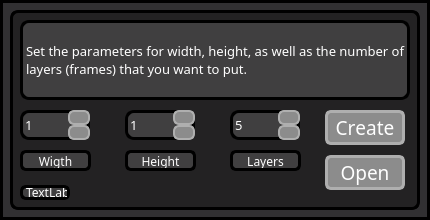
<?xml version="1.0" encoding="UTF-8"?>
<ui version="4.0">
 <class>MainWindow</class>
 <widget class="QMainWindow" name="MainWindow">
  <property name="geometry">
   <rect>
    <x>0</x>
    <y>0</y>
    <width>430</width>
    <height>220</height>
   </rect>
  </property>
  <property name="windowTitle">
   <string>MainWindow</string>
  </property>
  <property name="styleSheet">
   <string notr="true">/*QMainWindow
{
  background : #232223;
  background : rgba(35, 34, 35, 1);
  border-style : Solid;
  border-color : #000000;
  border-color : rgba(0, 0, 0, 1);
  border-width : 3px;
  border-radius : 8px;
  -moz-border-radius : 8px;
  -webkit-border-radius : 8px;
}*/
QMainWindow
{
  background : #313032;
  background : rgba(49, 48, 50, 1);
  border-style : Solid;
  border-color : #000000;
  border-color : rgba(0, 0, 0, 1);
  border-width : 3px;
}
</string>
  </property>
  <widget class="QWidget" name="centralwidget">
   <widget class="QWidget" name="widget" native="true">
    <property name="geometry">
     <rect>
      <x>10</x>
      <y>10</y>
      <width>410</width>
      <height>200</height>
     </rect>
    </property>
    <property name="focusPolicy">
     <enum>Qt::NoFocus</enum>
    </property>
    <property name="styleSheet">
     <string notr="true">QWidget#widget{
  background : #232223;
  background : rgba(35, 34, 35, 1);
  border-style : Solid;
  border-color : #000000;
  border-color : rgba(0, 0, 0, 1);
  border-width : 3px;
  border-radius : 8px;
 background-repeat : no-repeat;
}</string>
    </property>
    <widget class="QLabel" name="label">
     <property name="geometry">
      <rect>
       <x>10</x>
       <y>10</y>
       <width>390</width>
       <height>80</height>
      </rect>
     </property>
     <property name="baseSize">
      <size>
       <width>0</width>
       <height>0</height>
      </size>
     </property>
     <property name="font">
      <font>
       <family>Segoe UI Black</family>
       <pointsize>10</pointsize>
       <kerning>false</kerning>
      </font>
     </property>
     <property name="layoutDirection">
      <enum>Qt::LeftToRight</enum>
     </property>
     <property name="autoFillBackground">
      <bool>false</bool>
     </property>
     <property name="styleSheet">
      <string notr="true">QLabel{
  color:white;
  background : #403F40;
  background : rgba(64, 63, 64, 1);
  border-style : Solid;
  border-color : #000000;
  border-color : rgba(0, 0, 0, 1);
  border-width : 3px;
  border-radius : 9px;
}</string>
     </property>
     <property name="text">
      <string>Set the parameters for width, height, as well as the number of layers (frames) that you want to put.</string>
     </property>
     <property name="scaledContents">
      <bool>false</bool>
     </property>
     <property name="wordWrap">
      <bool>true</bool>
     </property>
     <property name="margin">
      <number>20</number>
     </property>
    </widget>
    <widget class="QPushButton" name="pushButton">
     <property name="geometry">
      <rect>
       <x>315</x>
       <y>100</y>
       <width>80</width>
       <height>35</height>
      </rect>
     </property>
     <property name="font">
      <font>
       <family>Segoe UI Black</family>
       <pointsize>14</pointsize>
       <weight>50</weight>
       <italic>false</italic>
       <bold>false</bold>
       <stylestrategy>PreferDefault</stylestrategy>
       <kerning>false</kerning>
      </font>
     </property>
     <property name="focusPolicy">
      <enum>Qt::StrongFocus</enum>
     </property>
     <property name="autoFillBackground">
      <bool>false</bool>
     </property>
     <property name="styleSheet">
      <string notr="true"> QPushButton {
  color:white;
	  background : #8C8C8C;
  background : rgba(140, 140, 140, 1);
  border-style : Solid;
  border-color : #AFAFAF;
  border-color : rgba(175, 175, 175, 1);
  border-width : 3px;
  border-radius : 6px;
 }

 QPushButton:hover {
	  background : #E19727;
  background : rgba(225, 151, 39, 1);
  border-style : Solid;
  border-color : #E5AA5B;
  border-color : rgba(229, 170, 91, 1);
  border-width : 3px;
  border-radius : 6px;
 }

 QPushButton:pressed {
  background : #F0BD65;
  background : rgba(240, 189, 101, 1);
  border-style : Solid;
  border-color : #F2D39F;
  border-color : rgba(242, 211, 159, 1);
  border-width : 3px;
  border-radius : 6px;
 }</string>
     </property>
     <property name="text">
      <string>Create</string>
     </property>
     <property name="iconSize">
      <size>
       <width>80</width>
       <height>25</height>
      </size>
     </property>
    </widget>
    <widget class="QWidget" name="widget_2" native="true">
     <property name="geometry">
      <rect>
       <x>10</x>
       <y>70</y>
       <width>281</width>
       <height>71</height>
      </rect>
     </property>
     <property name="contextMenuPolicy">
      <enum>Qt::DefaultContextMenu</enum>
     </property>
     <property name="autoFillBackground">
      <bool>false</bool>
     </property>
     <widget class="QSpinBox" name="width">
      <property name="geometry">
       <rect>
        <x>0</x>
        <y>30</y>
        <width>70</width>
        <height>30</height>
       </rect>
      </property>
      <property name="font">
       <font>
        <family>Segoe UI Black</family>
        <pointsize>10</pointsize>
       </font>
      </property>
      <property name="styleSheet">
       <string notr="true"> QSpinBox {
  color:white;
  background : #403F40;
  background : rgba(64, 63, 64, 1);
  border-style : Solid;
  border-color : #000000;
  border-color : rgba(0, 0, 0, 1);
  border-width : 3px;
  border-radius : 9px;
 }

QSpinBox::up-button {
  subcontrol-origin: border;
  subcontrol-position: top right; 
  width: 18px; 
  background : #8C8C8C;
  background : rgba(140, 140, 140, 1);
  border-style : Solid;
  border-color : #AFAFAF;
  border-color : rgba(175, 175, 175, 1);
  border-width : 2px;
  border-radius : 6px;
}

QSpinBox::up-button:hover {
	  background : #E19727;
  background : rgba(225, 151, 39, 1);
  border-style : Solid;
  border-color : #E5AA5B;
  border-color : rgba(229, 170, 91, 1);
  border-width : 2px;
  border-radius : 6px;
 }

QSpinBox::up-button:pressed {
  background : #F0BD65;
  background : rgba(240, 189, 101, 1);
  border-style : Solid;
  border-color : #F2D39F;
  border-color : rgba(242, 211, 159, 1);
  border-width : 2px;
  border-radius : 6px;
 }
 QSpinBox::up-arrow {
     image: url(:/images/plus.png);
     width: 9px;
     height: 9px;
 }
QSpinBox::down-button {
  subcontrol-origin: border;
  subcontrol-position: bottom right;
  width: 18px; 
  background : #8C8C8C;
  background : rgba(140, 140, 140, 1);
  border-style : Solid;
  border-color : #AFAFAF;
  border-color : rgba(175, 175, 175, 1);
  border-width : 2px;
  border-radius : 6px;
}

QSpinBox::down-button:hover {
	  background : #E19727;
  background : rgba(225, 151, 39, 1);
  border-style : Solid;
  border-color : #E5AA5B;
  border-color : rgba(229, 170, 91, 1);
  border-width : 2px;
  border-radius : 6px;
 }

QSpinBox::down-button:pressed {
  background : #F0BD65;
  background : rgba(240, 189, 101, 1);
  border-style : Solid;
  border-color : #F2D39F;
  border-color : rgba(242, 211, 159, 1);
  border-width : 2px;
  border-radius : 6px;
 }
 QSpinBox::down-arrow {
     image: url(:/images/minus.png);
     width: 12px;
     height: 9px;
 }</string>
      </property>
      <property name="minimum">
       <number>1</number>
      </property>
      <property name="value">
       <number>1</number>
      </property>
     </widget>
     <widget class="QSpinBox" name="height">
      <property name="geometry">
       <rect>
        <x>105</x>
        <y>30</y>
        <width>70</width>
        <height>30</height>
       </rect>
      </property>
      <property name="font">
       <font>
        <family>Segoe UI Black</family>
        <pointsize>10</pointsize>
       </font>
      </property>
      <property name="styleSheet">
       <string notr="true"> QSpinBox {
  color:white;
  background : #403F40;
  background : rgba(64, 63, 64, 1);
  border-style : Solid;
  border-color : #000000;
  border-color : rgba(0, 0, 0, 1);
  border-width : 3px;
  border-radius : 9px;
 }

QSpinBox::up-button {
  subcontrol-origin: border;
  subcontrol-position: top right; 
  width: 18px; 
  background : #8C8C8C;
  background : rgba(140, 140, 140, 1);
  border-style : Solid;
  border-color : #AFAFAF;
  border-color : rgba(175, 175, 175, 1);
  border-width : 2px;
  border-radius : 6px;
}

QSpinBox::up-button:hover {
	  background : #E19727;
  background : rgba(225, 151, 39, 1);
  border-style : Solid;
  border-color : #E5AA5B;
  border-color : rgba(229, 170, 91, 1);
  border-width : 2px;
  border-radius : 6px;
 }

QSpinBox::up-button:pressed {
  background : #F0BD65;
  background : rgba(240, 189, 101, 1);
  border-style : Solid;
  border-color : #F2D39F;
  border-color : rgba(242, 211, 159, 1);
  border-width : 2px;
  border-radius : 6px;
 }
 QSpinBox::up-arrow {
     image: url(:/images/plus.png);
     width: 9px;
     height: 9px;
 }
QSpinBox::down-button {
  subcontrol-origin: border;
  subcontrol-position: bottom right;
  width: 18px; 
  background : #8C8C8C;
  background : rgba(140, 140, 140, 1);
  border-style : Solid;
  border-color : #AFAFAF;
  border-color : rgba(175, 175, 175, 1);
  border-width : 2px;
  border-radius : 6px;
}

QSpinBox::down-button:hover {
	  background : #E19727;
  background : rgba(225, 151, 39, 1);
  border-style : Solid;
  border-color : #E5AA5B;
  border-color : rgba(229, 170, 91, 1);
  border-width : 2px;
  border-radius : 6px;
 }

QSpinBox::down-button:pressed {
  background : #F0BD65;
  background : rgba(240, 189, 101, 1);
  border-style : Solid;
  border-color : #F2D39F;
  border-color : rgba(242, 211, 159, 1);
  border-width : 2px;
  border-radius : 6px;
 }
 QSpinBox::down-arrow {
     image: url(:/images/minus.png);
     width: 12px;
     height: 9px;
 }</string>
      </property>
      <property name="minimum">
       <number>1</number>
      </property>
      <property name="value">
       <number>1</number>
      </property>
     </widget>
     <widget class="QSpinBox" name="number_of_layers">
      <property name="geometry">
       <rect>
        <x>210</x>
        <y>30</y>
        <width>70</width>
        <height>30</height>
       </rect>
      </property>
      <property name="font">
       <font>
        <family>Segoe UI Black</family>
        <pointsize>10</pointsize>
       </font>
      </property>
      <property name="styleSheet">
       <string notr="true"> QSpinBox {
  color:white;
  background : #403F40;
  background : rgba(64, 63, 64, 1);
  border-style : Solid;
  border-color : #000000;
  border-color : rgba(0, 0, 0, 1);
  border-width : 3px;
  border-radius : 9px;
 }

QSpinBox::up-button {
  subcontrol-origin: border;
  subcontrol-position: top right; 
  width: 18px; 
  background : #8C8C8C;
  background : rgba(140, 140, 140, 1);
  border-style : Solid;
  border-color : #AFAFAF;
  border-color : rgba(175, 175, 175, 1);
  border-width : 2px;
  border-radius : 6px;
}

QSpinBox::up-button:hover {
	  background : #E19727;
  background : rgba(225, 151, 39, 1);
  border-style : Solid;
  border-color : #E5AA5B;
  border-color : rgba(229, 170, 91, 1);
  border-width : 2px;
  border-radius : 6px;
 }

QSpinBox::up-button:pressed {
  background : #F0BD65;
  background : rgba(240, 189, 101, 1);
  border-style : Solid;
  border-color : #F2D39F;
  border-color : rgba(242, 211, 159, 1);
  border-width : 2px;
  border-radius : 6px;
 }
 QSpinBox::up-arrow {
     image: url(:/images/plus.png);
     width: 9px;
     height: 9px;
 }
QSpinBox::down-button {
  subcontrol-origin: border;
  subcontrol-position: bottom right;
  width: 18px; 
  background : #8C8C8C;
  background : rgba(140, 140, 140, 1);
  border-style : Solid;
  border-color : #AFAFAF;
  border-color : rgba(175, 175, 175, 1);
  border-width : 2px;
  border-radius : 6px;
}

QSpinBox::down-button:hover {
	  background : #E19727;
  background : rgba(225, 151, 39, 1);
  border-style : Solid;
  border-color : #E5AA5B;
  border-color : rgba(229, 170, 91, 1);
  border-width : 2px;
  border-radius : 6px;
 }

QSpinBox::down-button:pressed {
  background : #F0BD65;
  background : rgba(240, 189, 101, 1);
  border-style : Solid;
  border-color : #F2D39F;
  border-color : rgba(242, 211, 159, 1);
  border-width : 2px;
  border-radius : 6px;
 }
 QSpinBox::down-arrow {
     image: url(:/images/minus.png);
     width: 12px;
     height: 9px;
 }</string>
      </property>
      <property name="minimum">
       <number>1</number>
      </property>
      <property name="maximum">
       <number>32</number>
      </property>
      <property name="value">
       <number>5</number>
      </property>
     </widget>
    </widget>
    <widget class="QLabel" name="label_for_version">
     <property name="geometry">
      <rect>
       <x>10</x>
       <y>175</y>
       <width>50</width>
       <height>15</height>
      </rect>
     </property>
     <property name="font">
      <font>
       <family>Segoe UI Black</family>
      </font>
     </property>
     <property name="styleSheet">
      <string notr="true">QWidget{
  color:white;
  background : #403F40;
  background : rgba(64, 63, 64, 1);
  border-style : Solid;
  border-color : #000000;
  border-color : rgba(0, 0, 0, 1);
  border-width : 3px;
  border-radius : 6px;
}
</string>
     </property>
     <property name="text">
      <string>TextLabel</string>
     </property>
    </widget>
    <widget class="QLabel" name="clear_label_3">
     <property name="geometry">
      <rect>
       <x>10</x>
       <y>140</y>
       <width>71</width>
       <height>21</height>
      </rect>
     </property>
     <property name="font">
      <font>
       <family>Segoe UI Black</family>
       <pointsize>11</pointsize>
       <kerning>true</kerning>
      </font>
     </property>
     <property name="styleSheet">
      <string notr="true">QWidget{
  color:white;
  background : #403F40;
  background : rgba(64, 63, 64, 1);
  border-style : Solid;
  border-color : #000000;
  border-color : rgba(0, 0, 0, 1);
  border-width : 3px;
  border-radius : 6px;
}

</string>
     </property>
     <property name="frameShadow">
      <enum>QFrame::Raised</enum>
     </property>
     <property name="text">
      <string>&lt;html&gt;&lt;head/&gt;&lt;body&gt;&lt;p&gt;&lt;span style=&quot; font-size:9pt;&quot;&gt;Wigth&lt;/span&gt;&lt;/p&gt;&lt;/body&gt;&lt;/html&gt;</string>
     </property>
     <property name="scaledContents">
      <bool>false</bool>
     </property>
     <property name="alignment">
      <set>Qt::AlignCenter</set>
     </property>
     <property name="wordWrap">
      <bool>true</bool>
     </property>
    </widget>
    <widget class="QLabel" name="clear_label_4">
     <property name="geometry">
      <rect>
       <x>115</x>
       <y>140</y>
       <width>71</width>
       <height>21</height>
      </rect>
     </property>
     <property name="font">
      <font>
       <family>Segoe UI Black</family>
       <pointsize>10</pointsize>
       <kerning>true</kerning>
      </font>
     </property>
     <property name="styleSheet">
      <string notr="true">QWidget{
  color:white;
  background : #403F40;
  background : rgba(64, 63, 64, 1);
  border-style : Solid;
  border-color : #000000;
  border-color : rgba(0, 0, 0, 1);
  border-width : 3px;
  border-radius : 6px;
}

</string>
     </property>
     <property name="frameShadow">
      <enum>QFrame::Raised</enum>
     </property>
     <property name="text">
      <string>&lt;html&gt;&lt;head/&gt;&lt;body&gt;&lt;p&gt;&lt;span style=&quot; font-size:9pt;&quot;&gt;Height&lt;/span&gt;&lt;/p&gt;&lt;/body&gt;&lt;/html&gt;</string>
     </property>
     <property name="scaledContents">
      <bool>false</bool>
     </property>
     <property name="alignment">
      <set>Qt::AlignCenter</set>
     </property>
     <property name="wordWrap">
      <bool>true</bool>
     </property>
    </widget>
    <widget class="QLabel" name="clear_label_5">
     <property name="geometry">
      <rect>
       <x>220</x>
       <y>140</y>
       <width>71</width>
       <height>21</height>
      </rect>
     </property>
     <property name="font">
      <font>
       <family>Segoe UI Black</family>
       <pointsize>12</pointsize>
       <kerning>true</kerning>
      </font>
     </property>
     <property name="styleSheet">
      <string notr="true">QWidget{
  color:white;
  background : #403F40;
  background : rgba(64, 63, 64, 1);
  border-style : Solid;
  border-color : #000000;
  border-color : rgba(0, 0, 0, 1);
  border-width : 3px;
  border-radius : 6px;
}

</string>
     </property>
     <property name="frameShadow">
      <enum>QFrame::Raised</enum>
     </property>
     <property name="text">
      <string>&lt;html&gt;&lt;head/&gt;&lt;body&gt;&lt;p&gt;&lt;span style=&quot; font-size:9pt;&quot;&gt;Layers&lt;/span&gt;&lt;/p&gt;&lt;/body&gt;&lt;/html&gt;</string>
     </property>
     <property name="scaledContents">
      <bool>false</bool>
     </property>
     <property name="alignment">
      <set>Qt::AlignCenter</set>
     </property>
     <property name="wordWrap">
      <bool>true</bool>
     </property>
    </widget>
    <widget class="QPushButton" name="pushButton_open">
     <property name="geometry">
      <rect>
       <x>315</x>
       <y>145</y>
       <width>80</width>
       <height>35</height>
      </rect>
     </property>
     <property name="font">
      <font>
       <family>Segoe UI Black</family>
       <pointsize>14</pointsize>
       <weight>50</weight>
       <italic>false</italic>
       <bold>false</bold>
       <stylestrategy>PreferDefault</stylestrategy>
       <kerning>false</kerning>
      </font>
     </property>
     <property name="focusPolicy">
      <enum>Qt::StrongFocus</enum>
     </property>
     <property name="autoFillBackground">
      <bool>false</bool>
     </property>
     <property name="styleSheet">
      <string notr="true"> QPushButton {
  color:white;
	  background : #8C8C8C;
  background : rgba(140, 140, 140, 1);
  border-style : Solid;
  border-color : #AFAFAF;
  border-color : rgba(175, 175, 175, 1);
  border-width : 3px;
  border-radius : 6px;
 }

 QPushButton:hover {
	  background : #E19727;
  background : rgba(225, 151, 39, 1);
  border-style : Solid;
  border-color : #E5AA5B;
  border-color : rgba(229, 170, 91, 1);
  border-width : 3px;
  border-radius : 6px;
 }

 QPushButton:pressed {
  background : #F0BD65;
  background : rgba(240, 189, 101, 1);
  border-style : Solid;
  border-color : #F2D39F;
  border-color : rgba(242, 211, 159, 1);
  border-width : 3px;
  border-radius : 6px;
 }</string>
     </property>
     <property name="text">
      <string>Open</string>
     </property>
     <property name="iconSize">
      <size>
       <width>80</width>
       <height>25</height>
      </size>
     </property>
    </widget>
   </widget>
  </widget>
 </widget>
 <resources/>
 <connections/>
</ui>
